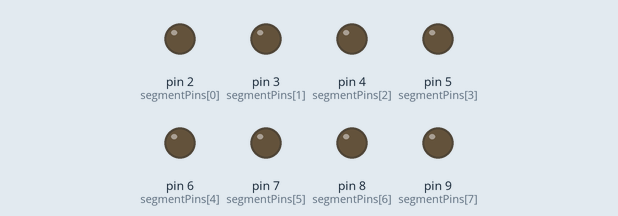
Bench run of a sketch on a simulated Arduino Uno, built with avr-gcc and run on an emulated ATmega328P. On the bench: output pins drawn as LEDs (lit = HIGH).

Above: at 2.1 s.
At 3.8 s:
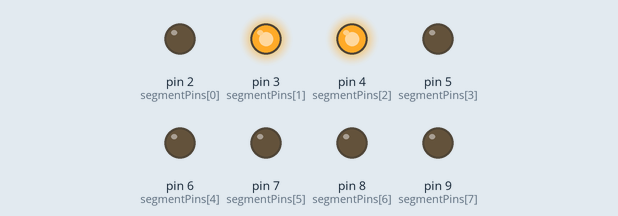
At 6.2 s:
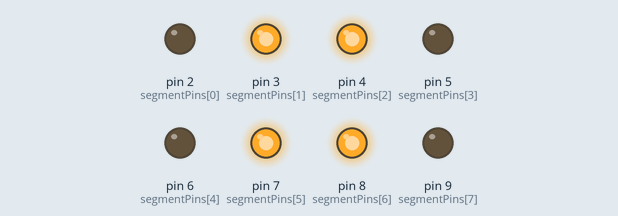
At 8.6 s:
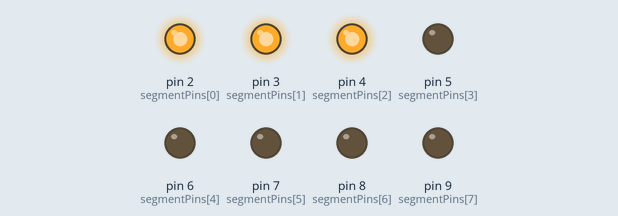
At 11.0 s:
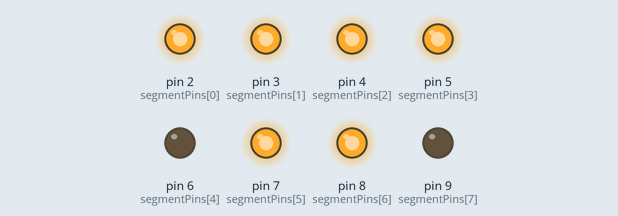
At 15.1 s:
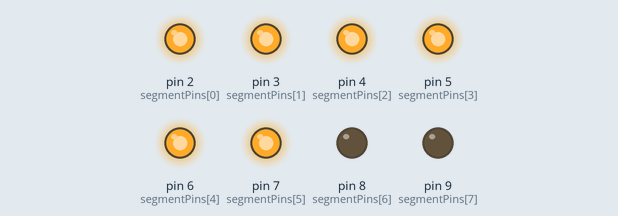
Timing chart, 0 to 15.7 s (numbered marks = the images above):
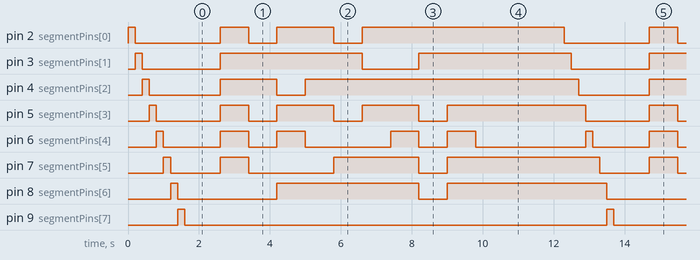

Measured:
- by itself, pin 2 (segmentPins[0]): repeats every 12.1 s: LOW 2.4 s, HIGH 0.80 s, LOW 0.80 s, HIGH 1.6 s, LOW 0.80 s, HIGH 5.7 s
- by itself, pin 3 (segmentPins[1]): repeats every 12.1 s: LOW 2.2 s, HIGH 4.0 s, LOW 1.6 s, HIGH 4.3 s
- by itself, pin 4 (segmentPins[2]): repeats every 12.1 s: LOW 2.0 s, HIGH 1.6 s, LOW 0.80 s, HIGH 7.7 s
- by itself, pin 5 (segmentPins[3]): repeats every 12.1 s: LOW 1.8 s, HIGH 0.80 s, 2 × (LOW 0.80 s, HIGH 1.6 s), LOW 0.80 s, HIGH 3.9 s
- by itself, pin 7 (segmentPins[5]): repeats every 12.1 s: LOW 1.4 s, HIGH 0.80 s, LOW 2.4 s, HIGH 2.4 s, LOW 0.80 s, HIGH 4.3 s
- by itself, pin 8 (segmentPins[6]): repeats every 12.1 s: LOW 2.8 s, HIGH 4.0 s, LOW 0.80 s, HIGH 4.5 s
- by itself, pin 9 (segmentPins[7]): alternates HIGH for 0.20 s and LOW for 11.9 s
- by itself, pin 6 (segmentPins[4]): repeats every 12.1 s: LOW 1.6 s, HIGH 0.80 s, LOW 0.80 s, HIGH 0.80 s, LOW 2.4 s, HIGH 0.80 s, LOW 0.80 s, HIGH 0.80 s, LOW 3.1 s, HIGH 0.20 s

The sketch:

single_seven_segment.ino
```cpp
// Define Arduino pins for each segment
const int segmentPins[] = {2, 3, 4, 5, 6, 7, 8, 9}; // A, B, C, D, E, F, G, DP

// Binary mapping for digits 0-9 (1 = LED ON, 0 = LED OFF)
// Order matching the array above: {A, B, C, D, E, F, G, DP}
const byte numPatterns[10][8] = {
  {1, 1, 1, 1, 1, 1, 0, 0}, // 0
  {0, 1, 1, 0, 0, 0, 0, 0}, // 1
  {1, 1, 0, 1, 1, 0, 1, 0}, // 2
  {1, 1, 1, 1, 0, 0, 1, 0}, // 3
  {0, 1, 1, 0, 0, 1, 1, 0}, // 4
  {1, 0, 1, 1, 0, 1, 1, 0}, // 5
  {1, 0, 1, 1, 1, 1, 1, 0}, // 6
  {1, 1, 1, 0, 0, 0, 0, 0}, // 7
  {1, 1, 1, 1, 1, 1, 1, 0}, // 8
  {1, 1, 1, 1, 0, 1, 1, 0}  // 9
};

void setup() {
  // Configure all segment pins as OUTPUT
  for (int i = 0; i < 8; i++) {
    pinMode(segmentPins[i], OUTPUT);
  }
}

void loop() {
  // TEST 1: Chase sequence (Lights up individual segments one by one)
  for (int i = 0; i < 8; i++) {
    digitalWrite(segmentPins[i], HIGH);
    delay(200);
    digitalWrite(segmentPins[i], LOW);
  }
  delay(1000);

  // TEST 2: Count from 0 to 9
  for (int digit = 0; digit < 10; digit++) {
    displayDigit(digit);
    delay(800);
  }
  delay(1500);
}

// Helper function to push the logic state to pins
void displayDigit(int num) {
  for (int segment = 0; segment < 8; segment++) {
    digitalWrite(segmentPins[segment], numPatterns[num][segment]);
  }
}
```
